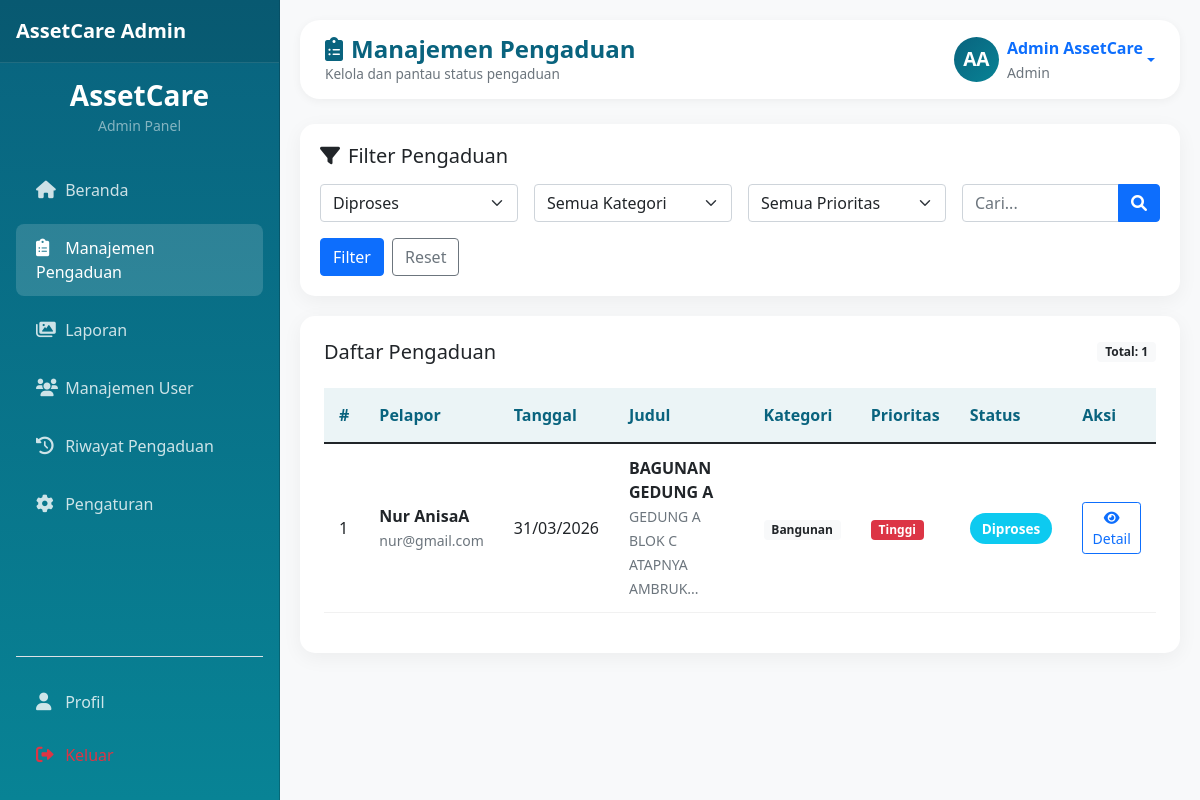
Page /admin/pengaduan.php?status=Diproses (signed in) on the earlier database version.
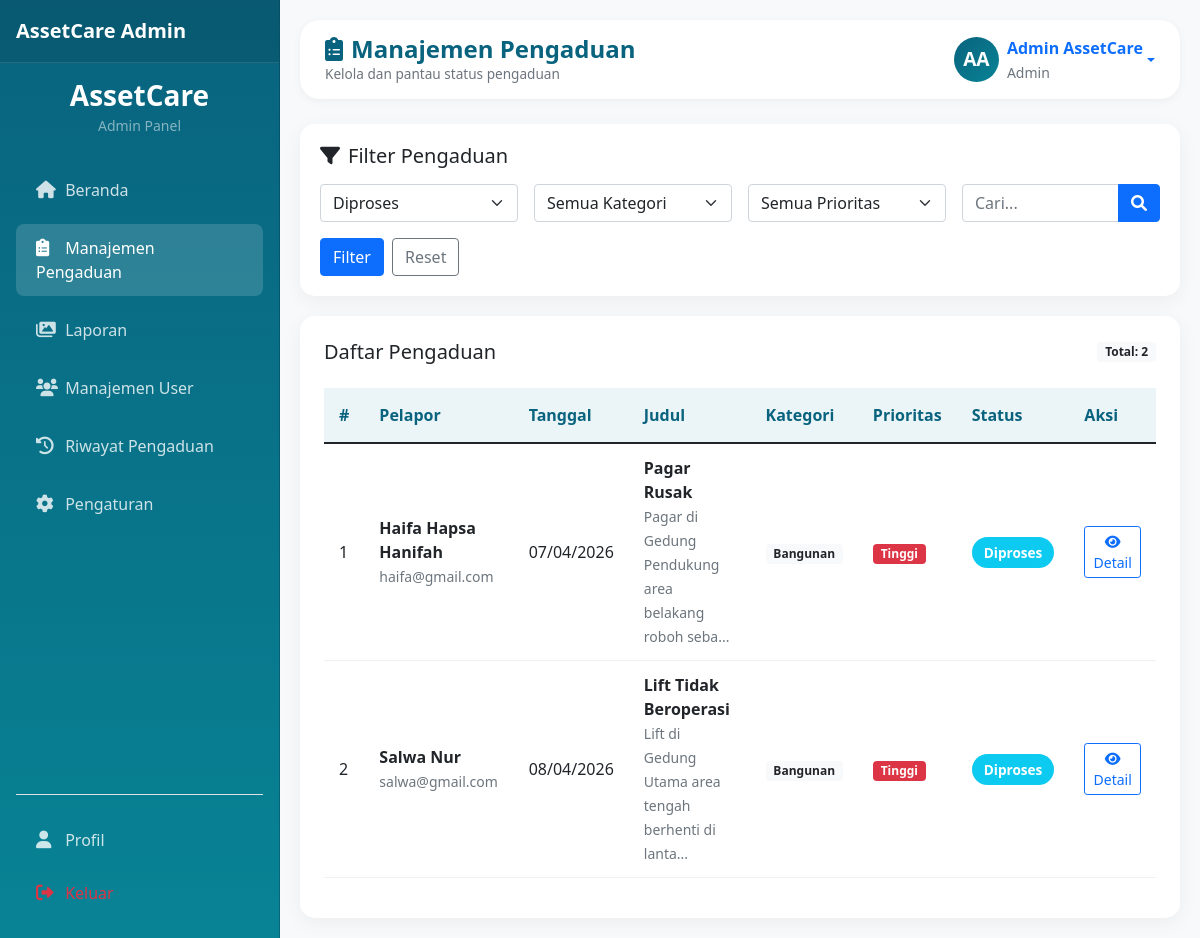
Same page on the later database version.
### tables this page shows
CREATE TABLE `pengaduan` (
  `id` int(11) NOT NULL,
  `user_id` int(11) NOT NULL,
  `teknisi_id` int(11) DEFAULT NULL,
  `tanggal_kejadian` date NOT NULL,
  `judul` varchar(200) NOT NULL,
  `kategori` varchar(255) DEFAULT NULL,
  `prioritas` enum('Rendah','Sedang','Tinggi') NOT NULL,
  `lampiran` varchar(255) DEFAULT NULL,
  `foto_admin` varchar(255) DEFAULT NULL,
  `deskripsi` text NOT NULL,
  `status` enum('Menunggu','Diproses','Selesai','Ditolak') DEFAULT 'Menunggu',
  `catatan_admin` text DEFAULT NULL,
  `created_at` timestamp NOT NULL DEFAULT current_timestamp(),
  `updated_at` timestamp NOT NULL DEFAULT current_timestamp() ON UPDATE current_timestamp(),
  `deadline` date DEFAULT NULL,
  `assigned_teknisi_id` int(11) DEFAULT NULL
);

CREATE TABLE `users` (
  `id` int(11) NOT NULL,
  `nama` varchar(100) NOT NULL,
  `email` varchar(100) NOT NULL,
  `password` varchar(255) NOT NULL,
  `role` enum('pegawai','admin','teknisi') NOT NULL DEFAULT 'pegawai',
  `created_at` timestamp NOT NULL DEFAULT current_timestamp(),
  `updated_at` timestamp NOT NULL DEFAULT current_timestamp() ON UPDATE current_timestamp()
);

### config/database.php (called while the page is built, shortened)
<?php
class Database {
    private $host = "localhost";
    private $username = "root";
    private $password = "";
    private $database = "sapraskantor";
    public $conn;
    public function __construct() {
        $this->conn = new mysqli($this->host, $this->username, $this->password, $this->database);
    }
    public function escape_string($string) {
        return $this->conn->real_escape_string($string);
    }
    public function query($sql) {
        return $this->conn->query($sql);
    }
}
function generateInitials($name) {
    $words = explode(' ', trim($name));
    $initials = '';
    if (count($words) >= 2) {
        $initials = strtoupper(substr($words[0], 0, 1) . substr($words[1], 0, 1));
    } else {
        $initials = strtoupper(substr($words[0], 0, 2));
    }
    return $initials;
}
function getPriorityColor($priority) {
    switch($priority) {
        case 'Tinggi': return 'danger';
    }
}
?>

### admin/pengaduan.php (the view, shortened to what this page needs)
<?php
require_once '../config/database.php';
$db = new Database();
$filter_status = isset($_GET['status']) ? $db->escape_string($_GET['status']) : '';
$search = isset($_GET['search']) ? $db->escape_string($_GET['search']) : '';
$filter_user_id = isset($_GET['user_id']) ? $db->escape_string($_GET['user_id']) : '';
$query = "SELECT p.*, u.nama as nama_user, u.email as email_user FROM pengaduan p LEFT JOIN users u ON p.user_id = u.id WHERE 1=1";
if ($filter_status) $query .= " AND p.status = '$filter_status'";
$query .= " ORDER BY p.created_at DESC";
$result = $db->query($query);
$pengaduan_data = $result->fetch_all(MYSQLI_ASSOC);
?>
<!DOCTYPE html>
<html lang="id">
<head>
    <link href="https://cdn.jsdelivr.net/npm/bootstrap@5.1.3/dist/css/bootstrap.min.css" rel="stylesheet">
    <link rel="stylesheet" href="https://cdnjs.cloudflare.com/ajax/libs/font-awesome/6.0.0/css/all.min.css">
</head>
<body>
    <?php include 'sidebar.php'; ?>
    <div class="main-content">
        <div class="top-navbar">
            <div class="page-title">
                <h4><i class="fas fa-clipboard-list me-2"></i>Manajemen Pengaduan</h4>
                <p>Kelola dan pantau status pengaduan</p>
            </div>
            <div class="dropdown">
                <a href="#" class="d-flex align-items-center text-decoration-none dropdown-toggle" data-bs-toggle="dropdown">
                    <div class="profile-avatar me-2">
                        <?php echo generateInitials($_SESSION['nama']); ?>
                    </div>
                    <div class="d-none d-md-block">
                        <span class="fw-bold"><?php echo $_SESSION['nama']; ?></span><br>
                        <small class="text-muted">Admin</small>
                    </div>
                </a>
            </div>
        </div>
        <div class="filter-card">
            <h5 class="mb-3"><i class="fas fa-filter me-2"></i>Filter Pengaduan</h5>
            <form method="GET" class="row g-3">
                <div class="col-md-3 col-sm-6"><select class="form-select" name="status"><option value="Diproses" <?php echo $filter_status=='Diproses'?'selected':''; ?>>Diproses</option></select></div>
                <div class="col-md-3 col-sm-6"><select class="form-select" name="kategori"><option value="">Semua Kategori</option></select></div>
                <div class="col-md-3 col-sm-6"><select class="form-select" name="prioritas"><option value="">Semua Prioritas</option></select></div>
                <div class="col-md-3 col-sm-6"><div class="input-group"><input type="text" class="form-control" name="search" placeholder="Cari..." value="<?php echo htmlspecialchars($search); ?>"><button class="btn btn-primary" type="submit"><i class="fas fa-search"></i></button></div></div>
                <div class="col-12"><div class="d-flex gap-2 flex-wrap"><button type="submit" class="btn btn-primary">Filter</button><a href="pengaduan.php<?php echo $filter_user_id?'?user_id='.$filter_user_id:''; ?>" class="btn btn-outline-secondary">Reset</a></div></div>
            </form>
        </div>
        <div class="table-container">
            <div class="p-4">
                <div class="d-flex justify-content-between align-items-center mb-4 flex-wrap gap-2"><h5 class="mb-0">Daftar Pengaduan</h5><span class="badge bg-light text-dark">Total: <?php echo count($pengaduan_data); ?></span></div>
                <div class="table-responsive">
                    <table class="table table-hover">
                        <thead>
                            <tr>
                                <th>#</th>
                                <th>Pelapor</th>
                                <th>Tanggal</th>
                                <th>Judul</th>
                                <th>Kategori</th>
                                <th>Prioritas</th>
                                <th>Status</th>
                                <th>Aksi</th>
                            </tr>
                        </thead>
                        <tbody>
                            <?php if (empty($pengaduan_data)): ?>
                                <tr><td colspan="8" class="text-center py-4 text-muted">Tidak ada data pengaduan</td></tr>
                            <?php else: ?>
                                <?php foreach ($pengaduan_data as $index => $p): ?>
                                    <tr>
                                        <td><?php echo $index + 1; ?></td>
                                        <td>
                                            <strong><?php echo $p['nama_user']; ?></strong><br>
                                            <small class="text-muted"><?php echo $p['email_user']; ?></small>
                                        </td>
                                        <td><?php echo date('d/m/Y', strtotime($p['tanggal_kejadian'])); ?></td>
                                        <td>
                                            <strong><?php echo htmlspecialchars($p['judul']); ?></strong><br>
                                            <small class="text-muted"><?php echo substr($p['deskripsi'], 0, 50); ?>...</small>
                                        </td>
                                        <td><span class="badge bg-light text-dark"><?php echo $p['kategori']; ?></span></td>
                                        <td><span class="badge bg-<?php echo getPriorityColor($p['prioritas']); ?>"><?php echo $p['prioritas']; ?></span></td>
                                        <td><span class="badge-status badge-<?php echo strtolower($p['status']); ?>"><?php echo $p['status']; ?></span></td>
                                        <td><a href="detail_pengaduan.php?id=<?php echo $p['id']; ?>" class="btn btn-sm btn-outline-primary"><i class="fas fa-eye"></i> Detail</a></td>
                                    </tr>
                                <?php endforeach; ?>
                            <?php endif; ?>
                        </tbody>
                    </table>
                </div>
            </div>
        </div>
    </div>
</body>
</html>

### admin/sidebar.php (shortened to what this page needs)
<?php
$current_page = basename($_SERVER['PHP_SELF']);
?>
<div class="offcanvas offcanvas-start sidebar" tabindex="-1" id="sidebarMenu" data-bs-backdrop="false">
    <div class="offcanvas-header">
        <h5 class="offcanvas-title text-white">AssetCare Admin</h5>
    </div>
    <div class="offcanvas-body d-flex flex-column">
        <div class="text-center mb-4">
            <h3 class="brand-text">AssetCare</h3>
            <small class="text-white-50">Admin Panel</small>
        </div>
        <ul class="nav flex-column flex-grow-1">
            <li class="nav-item">
                <a class="nav-link <?php echo $current_page == 'index.php' ? 'active' : ''; ?>" href="index.php">
                    <i class="fas fa-home"></i> <span>Beranda</span>
                </a>
            </li>
            <li class="nav-item">
                <a class="nav-link <?php echo $current_page == 'pengaduan.php' ? 'active' : ''; ?>" href="pengaduan.php">
                    <i class="fas fa-clipboard-list"></i> <span>Manajemen Pengaduan</span>
                </a>
            </li>
            <li class="nav-item">
                <a class="nav-link <?php echo $current_page == 'galeri.php' ? 'active' : ''; ?>" href="galeri.php">
                    <i class="fas fa-images"></i> <span>Laporan</span>
                </a>
            </li>
            <li class="nav-item">
                <a class="nav-link <?php echo $current_page == 'user.php' ? 'active' : ''; ?>" href="user.php">
                    <i class="fas fa-users"></i> <span>Manajemen User</span>
                </a>
            </li>
            <li class="nav-item">
                <a class="nav-link <?php echo $current_page == 'riwayat.php' ? 'active' : ''; ?>" href="riwayat.php">
                    <i class="fas fa-history"></i> <span>Riwayat Pengaduan</span>
                </a>
            </li>
            <li class="nav-item">
                <a class="nav-link <?php echo $current_page == 'pengaturan.php' ? 'active' : ''; ?>" href="pengaturan.php">
                    <i class="fas fa-cog"></i> <span>Pengaturan</span>
                </a>
            </li>
        </ul>
        <div class="mt-auto pt-3 border-top border-white-10">
            <a href="profil.php" class="nav-link <?php echo $current_page == 'profil.php' ? 'active' : ''; ?>">
                <i class="fas fa-user"></i> <span>Profil</span>
            </a>
            <a href="../auth/logout.php" class="nav-link text-danger">
                <i class="fas fa-sign-out-alt"></i> <span>Keluar</span>
            </a>
        </div>
    </div>
</div>

### admin/pengaduan.php (style rules this page uses)
:root { --primary: #09637E; --secondary: #088395; --accent: #7AB2B2; --light: #EBF4F6; }
body { background-color: #f8f9fa; font-family: 'Segoe UI', sans-serif; }
.main-content { margin-left: 250px; padding: 20px; transition: all 0.3s; }
.top-navbar { background: white; border-radius: 20px; padding: 15px 25px; margin-bottom: 25px; box-shadow: 0 2px 10px rgba(0,0,0,0.05); display: flex; justify-content: space-between; align-items: center; flex-wrap: wrap; gap: 15px; }
.page-title h4 { color: var(--primary); font-weight: 700; margin: 0; }
.page-title p { margin: 0; color: #6c757d; font-size: 0.85rem; }
.profile-avatar { width: 45px; height: 45px; background: linear-gradient(135deg, var(--primary), var(--secondary)); color: white; border-radius: 50%; display: flex; align-items: center; justify-content: center; font-weight: 700; font-size: 1.2rem; }
.filter-card { background: white; border-radius: 15px; padding: 20px; box-shadow: 0 5px 20px rgba(0, 0, 0, 0.05); margin-bottom: 20px; }
.table-container { background: white; border-radius: 15px; overflow: hidden; box-shadow: 0 5px 20px rgba(0, 0, 0, 0.05); }
.table th { background: var(--light); color: var(--primary); font-weight: 600; border: none; padding: 15px; }
.table td { padding: 12px 15px; vertical-align: middle; border-color: #f1f1f1; }
.badge-status { padding: 6px 12px; border-radius: 20px; font-size: 0.85rem; font-weight: 600; }
.badge-diproses { background: #0dcaf0; color: white; }

### admin/sidebar.php (style rules this page uses)
.sidebar { background: linear-gradient(180deg, #09637E 0%, #088395 100%); color: white; width: 280px; transition: all 0.3s; }
.sidebar .offcanvas-header { background: rgba(0,0,0,0.1); border-bottom: 1px solid rgba(255,255,255,0.1); }
.sidebar .offcanvas-title { font-weight: 700; }
.sidebar .nav-link { color: rgba(255,255,255,0.8); padding: 12px 20px; margin: 5px 0; border-radius: 8px; transition: all 0.3s; font-weight: 500; }
.sidebar .nav-link:hover, .sidebar .nav-link.active { background: rgba(255,255,255,0.15); color: white; }
.sidebar .nav-link i { width: 25px; font-size: 1.1rem; }
.brand-text { font-weight: 700; margin-bottom: 0; }
@media (min-width: 992px) { .offcanvas.sidebar { position: fixed; top: 0; left: 0; bottom: 0; transform: none !important; visibility: visible !important; z-index: 1000; } }
@media (min-width: 992px) { .main-content { margin-left: 280px; margin-top: 0; padding-top: 20px; } }
@media (min-width: 992px) { body { padding-top: 0; } }

Differences in the rows shown:
removed pengaduan: user.nama "Nur AnisaA", user.email "nur@gmail.com", tanggal_kejadian "31/03/2026", judul "BAGUNAN GEDUNG A", deskripsi "GEDUNG A BLOK C ATAPNYA AMBRUK", kategori "Bangunan", prioritas "Tinggi", status "Diproses"
added pengaduan: user.nama "Haifa Hapsa Hanifah", user.email "haifa@gmail.com", tanggal_kejadian "07/04/2026", judul "Pagar Rusak", deskripsi "Pagar di Gedung Pendukung area belakang roboh seba", kategori "Bangunan", prioritas "Tinggi", status "Diproses"
added pengaduan: user.nama "Salwa Nur", user.email "salwa@gmail.com", tanggal_kejadian "08/04/2026", judul "Lift Tidak Beroperasi", deskripsi "Lift di Gedung Utama area tengah berhenti di lanta", kategori "Bangunan", prioritas "Tinggi", status "Diproses"
Other differences:
count($pengaduan_data): "1" → "2"
